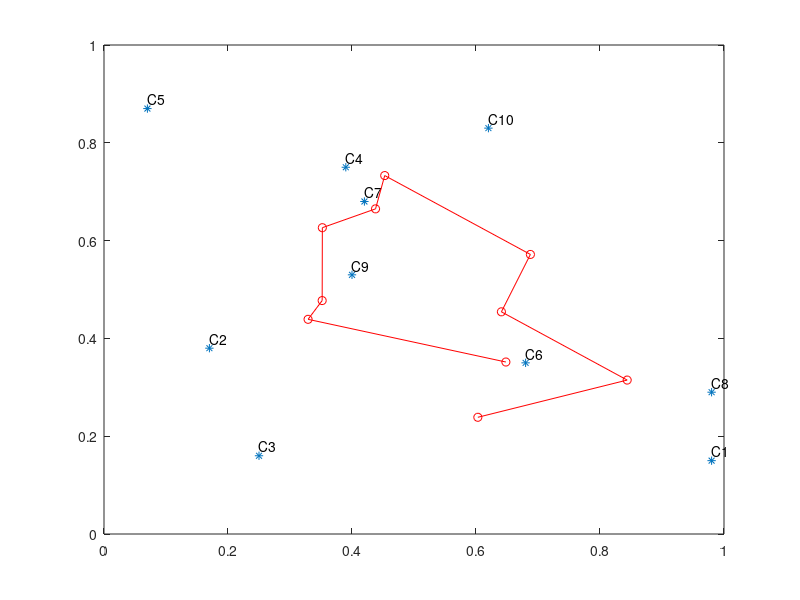
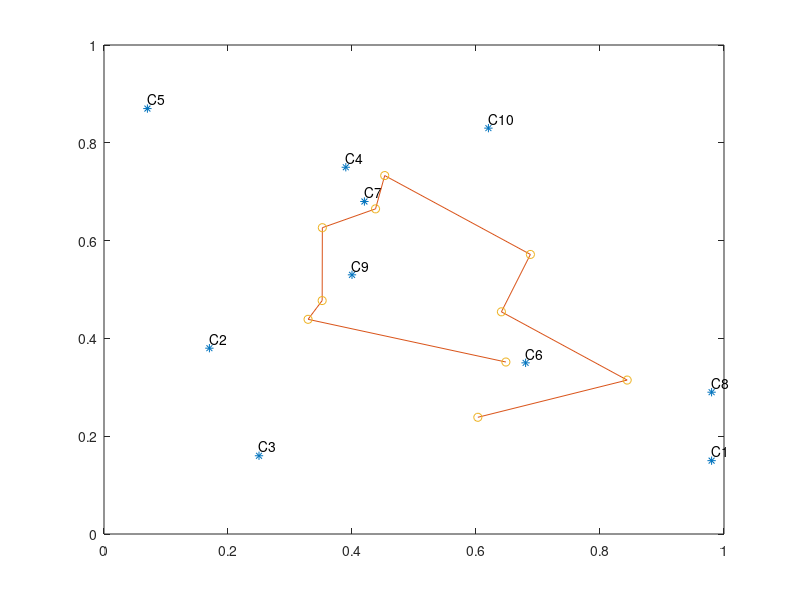

Recreate these plots in MATLAB, in order.
%TSP using SOM
x=[0.98 0.15;0.17 0.38;0.25 0.16;0.39 0.75;0.07 0.87;0.68 0.35;0.42 0.68;0.98 0.29;0.40 0.53;0.62 0.83];
plot(x(:,1),x(:,2),'*')
axis([0 1 0 1])
hold
text(x(1,1),x(1,2)+0.02,'C1')
text(x(2,1),x(2,2)+0.02,'C2')
text(x(3,1),x(3,2)+0.02,'C3')
text(x(4,1),x(4,2)+0.02,'C4')
text(x(5,1),x(5,2)+0.02,'C5')
text(x(6,1),x(6,2)+0.02,'C6')
text(x(7,1),x(7,2)+0.02,'C7')
text(x(8,1),x(8,2)+0.02,'C8')
text(x(9,1),x(9,2)+0.02,'C9')
text(x(10,1),x(10,2)+0.02,'C10')

%neighborhood (+-2)
w=rand(10,2);
alpha=0.1;
k=0;
diff=10;
while diff>0.1
    oldw=w; k=k+1;
    
    order=[1,2,3,4,5,6,7,8,9,10];%starting point C1
    %disp(order);
    
    for i=1:10
        d=ones(10,1)*x(order(i),:)-w;
        d=(d(:,1).^2+d(:,2).^2).^0.5;
        [m1 m2]=min(d);
        if m2==1;
            w(1,:)=w(1,:)+alpha*(x(order(i),:)-w(1,:));
            w(2,:)=w(2,:)+alpha*(x(order(i),:)-w(2,:));
            w(3,:)=w(3,:)+alpha*(x(order(i),:)-w(3,:));
            w(10,:)=w(10,:)+alpha*(x(order(i),:)-w(10,:));
            w(9,:)=w(9,:)+alpha*(x(order(i),:)-w(9,:));
        elseif m2==2;
            w(1,:)=w(1,:)+alpha*(x(order(i),:)-w(1,:));
            w(2,:)=w(2,:)+alpha*(x(order(i),:)-w(2,:));
            w(3,:)=w(3,:)+alpha*(x(order(i),:)-w(3,:));
            w(4,:)=w(4,:)+alpha*(x(order(i),:)-w(4,:));
            w(10,:)=w(10,:)+alpha*(x(order(i),:)-w(10,:));
        elseif m2==9;
            w(7,:)=w(7,:)+alpha*(x(order(i),:)-w(7,:));
            w(8,:)=w(8,:)+alpha*(x(order(i),:)-w(8,:));
            w(9,:)=w(9,:)+alpha*(x(order(i),:)-w(9,:));
            w(10,:)=w(10,:)+alpha*(x(order(i),:)-w(10,:));
            w(1,:)=w(1,:)+alpha*(x(order(i),:)-w(1,:));
        elseif m2==10;
            w(8,:)=w(8,:)+alpha*(x(order(i),:)-w(8,:));
            w(9,:)=w(9,:)+alpha*(x(order(i),:)-w(9,:));
            w(10,:)=w(10,:)+alpha*(x(order(i),:)-w(10,:));
            w(1,:)=w(1,:)+alpha*(x(order(i),:)-w(1,:));
            w(2,:)=w(2,:)+alpha*(x(order(i),:)-w(2,:));
        else
            for d1=m2-2:m2+2 %neighborhood = 2
            %for d1=m2-2:m2+2 %neighborhood = 1
            %for d1=m2-2:m2+2 %neighborhood = 0
                w(d1,:)=w(d1,:)+alpha*(x(order(i),:)-w(d1,:));
            end
        end
    end
diff1(k)=norm(oldw-w);
diff=norm(oldw-w);
end
plot(w(:,1),w(:,2),'r')
plot(w(:,1),w(:,2),'ro')



figure;
plot(x(:,1),x(:,2),'*')
axis([0 1 0 1])
hold
text(x(1,1),x(1,2)+0.02,'C1')
text(x(2,1),x(2,2)+0.02,'C2')
text(x(3,1),x(3,2)+0.02,'C3')
text(x(4,1),x(4,2)+0.02,'C4')
text(x(5,1),x(5,2)+0.02,'C5')
text(x(6,1),x(6,2)+0.02,'C6')
text(x(7,1),x(7,2)+0.02,'C7')
text(x(8,1),x(8,2)+0.02,'C8')
text(x(9,1),x(9,2)+0.02,'C9')
text(x(10,1),x(10,2)+0.02,'C10')
plot(w(:,1),w(:,2))
plot(w(:,1),w(:,2),'o')

